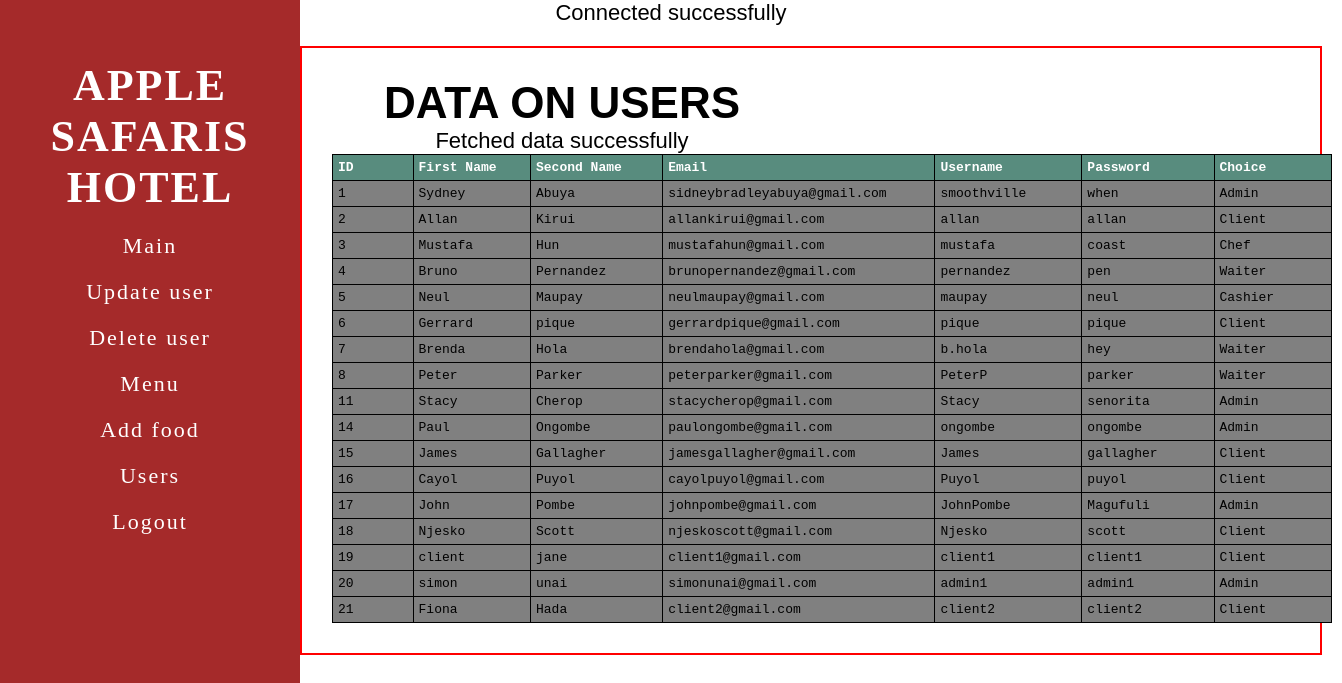
/users.php (signed in), run on the app's committed database.
### tables this page shows
CREATE TABLE `user` (
  `id` int(4) NOT NULL,
  `first_name` varchar(25) NOT NULL,
  `second_name` varchar(25) NOT NULL,
  `email` varchar(50) NOT NULL,
  `username` varchar(25) NOT NULL,
  `password` varchar(25) NOT NULL,
  `choice` varchar(25) NOT NULL
);

### users.php (the view, shortened to what this page needs)
<?php
require_once("db_connect.php");
?>
<!DOCTYPE html>
<html lang="en">
<head>
</head>
<body>
<div class="sidebar">
        <h1>APPLE SAFARIS HOTEL</h1>
        <ul>
                <ul>
                    <li><a href="welcome.php" class="menu-items">Main</a></li>
                    <li><a href="edituser.php" class="menu-items">Update user</a></li>
                    <li><a href="delete.php" class="menu-items">Delete user</a></li>
                    <li><a href="menu-list.php" class="menu-items">Menu</a></li>
                    <li><a href="add_food.php" class="menu-items">Add food</a></li>
                    <li><a href="users.php" class="menu-items">Users</a></li>
                    <li><a href="logout.php" class="menu-items">Logout</a></li>
                </ul>
        </ul>
</div>
<div class="whole">
	    <div class="omg">
	    <table class="user">
		<h1>DATA ON USERS</h1>
		<tr>
            <th>ID</th>
            <th>First Name</th>
            <th>Second Name</th>
            <th>Email</th>
			<th>Username</th>
            <th>Password</th>
            <th>Choice</th>
		</tr>
<?php
$sql = "SELECT id,first_name,second_name,email, username, `password`,choice FROM user";
$result = mysqli_query($link, $sql);
   while($row = mysqli_fetch_assoc($result)) {
      echo "
      		<tr>
                  <td>".$row["id"]. "</td>
                  <td>".$row["first_name"]. "</td>
                  <td>".$row["second_name"]. "</td>
                  <td>".$row["email"]. "</td>
      			<td>" .$row["username"]. "</td>
                  <td>".$row["password"] . "</td>
                  <td>".$row["choice"]. "</td>
      		</tr>" ;
   }
?>
		</table>
        </div>
</div>
</body>
</html>

### users.php (style rules this page uses)
* { margin: 0; padding: 0; }
body { background-image: url("images/splash15.jpg"); background-size: cover; background-position: center; font: 22px sans-serif; text-align: center; }
table,td,th { padding: 5px; border-collapse: collapse; width: 1000px; font-family: monospace; background-color: grey; text-align: left; border: 1px solid black; }
.user { margin-left: 0; }
th { background-color: #588c7e; color: white; }
tr:nth-child(even) { background-color: #f2f2f2; }
.omg { box-sizing: border-box; width: 500px; padding: 20px; margin: 10px ; }
.whole { margin: 20px; border: 2px solid red; margin-left: 300px; }
.sidebar { position: fixed; width: 300px; top:0; left: 0; bottom: 0; background-color: brown; padding-top: 50px; list-style: none; }
.sidebar h1 { display: block; text-decoration: none; color: white; padding: 10px 20px; letter-spacing: 2px; font-family: "Rubik"; }
.sidebar a { display: block; text-decoration: none; color: white; padding: 10px 20px; letter-spacing: 2px; font-family: "Rubik"; }

### data on the page
user: id "1", first_name "Sydney", second_name "Abuya", email "sidneybradleyabuya@gmail.com", username "smoothville", password "when", choice "Admin"
user: id "2", first_name "Allan", second_name "Kirui", email "allankirui@gmail.com", username "allan", password "allan", choice "Client"
user: id "3", first_name "Mustafa", second_name "Hun", email "mustafahun@gmail.com", username "mustafa", password "coast", choice "Chef"
user: id "4", first_name "Bruno", second_name "Pernandez", email "brunopernandez@gmail.com", username "pernandez", password "pen", choice "Waiter"
user: id "5", first_name "Neul", second_name "Maupay", email "neulmaupay@gmail.com", username "maupay", password "neul", choice "Cashier"
user: id "6", first_name "Gerrard", second_name "pique", email "gerrardpique@gmail.com", username "pique", password "pique", choice "Client"
user: id "7", first_name "Brenda", second_name "Hola", email "brendahola@gmail.com", username "b.hola", password "hey", choice "Waiter"
user: id "8", first_name "Peter", second_name "Parker", email "peterparker@gmail.com", username "PeterP", password "parker", choice "Waiter"
user: id "11", first_name "Stacy", second_name "Cherop", email "stacycherop@gmail.com", username "Stacy", password "senorita", choice "Admin"
user: id "14", first_name "Paul", second_name "Ongombe", email "paulongombe@gmail.com", username "ongombe", password "ongombe", choice "Admin"
user: id "15", first_name "James", second_name "Gallagher", email "jamesgallagher@gmail.com", username "James", password "gallagher", choice "Client"
user: id "16", first_name "Cayol", second_name "Puyol", email "cayolpuyol@gmail.com", username "Puyol", password "puyol", choice "Client"
user: id "17", first_name "John", second_name "Pombe", email "johnpombe@gmail.com", username "JohnPombe", password "Magufuli", choice "Admin"
user: id "18", first_name "Njesko", second_name "Scott", email "njeskoscott@gmail.com", username "Njesko", password "scott", choice "Client"
user: id "19", first_name "client", second_name "jane", email "client1@gmail.com", username "client1", password "client1", choice "Client"
user: id "20", first_name "simon", second_name "unai", email "simonunai@gmail.com", username "admin1", password "admin1", choice "Admin"
user: id "21", first_name "Fiona", second_name "Hada", email "client2@gmail.com", username "client2", password "client2", choice "Client"
